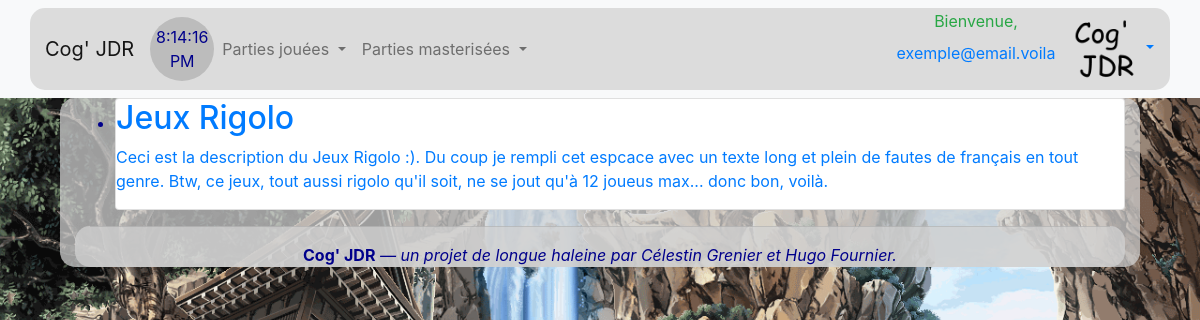
/ (signed in), run on the app's committed database.
### tables this page shows
create table JDR (
    id_jdr integer not null primary key auto_increment,
    id_modele_jdr integer,
    code_invite varchar(8),
    nb_max_joueurs integer not null,
    nb_min_joueurs integer not null,
    jours_ouvrables enum('5 jours', '6 jours', '7 jours') not null,

    foreign key (id_modele_jdr) references ModeleJDR (id_modele_jdr)
);

create table ModeleJDR (
    id_modele_jdr integer not null primary key auto_increment, 
    id_createur integer,
    titre varchar(32) not null,
    desc_jdr varchar(256) not null,
    fichier_regles varchar(32) not null,
    img_banniere varchar(32) not null,
    img_fond varchar(32) not null,
    img_logo varchar(32) not null,
    nb_equipes_max integer not null,

    foreign key (id_createur) references Utilisateur (id)
);

### inclus/connexion.php (called while the page is built, shortened)
<?php
    $conn = new PDO("mysql:host=127.0.0.1;dbname=cogjdr;charset=utf8", "root", "", array(PDO::ATTR_ERRMODE => PDO::ERRMODE_EXCEPTION));
    function sql_select($table, $value, $where=array(), $order=null, $distinct=false) {
        global $conn;
        $execute_array = array();
        $execute_index = 'a';
        $value_builder = empty($distinct) ? "SELECT " : "SELECT DISTINCT ";
        if ($value == "*" || empty($value))
            $value_builder.= "*";
        elseif (is_array($value))
            $value_builder.= join(", ", $value);
        else
            $value_builder.= $value;
        $table_builder = "FROM `".(is_array($table) ? join("` JOIN `", $table) : $table)."`";
        $where_builder = empty($where) ? "WHERE 1" : "WHERE ";
        $sep = "";
        foreach ($where as $k => $v) {
            if (is_string($k) && strpos($k, "::") !== false)
                $where_builder.= "$sep".str_replace("::", ".", $k);
            else
                $where_builder.= "$sep$k";
            if (is_array($v)) {
                $where_builder.= " IN (";
                $sep_ = "";
                foreach ($v as $v_) {
                    if (strpos($v_, "::") !== false)
                        $where_builder.= "$sep_".str_replace("::", ".", $v_);
                    else {
                        $where_builder.= "$sep_:$execute_index";
                        $execute_array[$execute_index++] = $v_;
                    }
                    $sep_ = ", ";
                }
                $where_builder.= ")";
            } else {
                if (strpos($v, "::") !== false)
                    $where_builder.= "= ".str_replace("::", ".", $v);
                else {
                    $where_builder.= "= :$execute_index";
                    $execute_array[$execute_index++] = $v;
                }
            }
            $sep = " AND ";
        }
        $order_builder = empty($order) ? "" : "ORDER BY ";
        $sep = "";
        if (is_array($order))
            foreach ($order as $k => $v) {
                $order_builder.= "$sep:$execute_index ";
                $execute_array[$execute_index++] = $k;
                $order_builder.= "$v";
                $sep = ", ";
            }
        $r = $conn->prepare("$value_builder $table_builder $where_builder $order_builder");
        $r->execute($execute_array);
        return $r;
    }
?>

### inclus/jdr/liste.php (the view, shortened to what this page needs)
<ul>
    <?php
        if (empty($id_utilisateur))
            $r = sql_select(array('JDR', 'ModeleJDR'), "*", array('JDR::id_modele_jdr' => 'ModeleJDR::id_modele_jdr'), array('id_jdr' => 'DESC'), true);
        else
            $r = sql_select(
                    array('JDR', 'ModeleJDR', 'Joueur'),
                    "*",
                    array(
                        'JDR::id_modele_jdr' => 'ModeleJDR::id_modele_jdr',
                        'Joueur::id_jdr_participe' => 'JDR::id_jdr',
                        'Joueur::id_utilisateur' =>  $id_utilisateur
                    ),
                    array('id_jdr' => 'DESC'),
                    true
                );
        while ($jdr = $r->fetch()) { ?>
            <li>
                <a href="./jdr.php?id=<?=$jdr['id_jdr']?>">
                    <div class="card">
                        <h2><?=$jdr['titre']?></h2>
                        <p class="desc_jdr"><?=$jdr['desc_jdr']?></P>
                    </div>
                </a>
            </li><?php
        }
    ?>
</ul>

### css/global.css (style rules this page uses)
body { background-image: url("../images/jdr/waterfall.gif"); background-repeat : no-repeat; background-position : center; background-size : cover; color : darkblue; }

### css/discussion.css (style rules this page uses)
body { margin-bottom: 149px; }

### data on the page
jdr: id_modele_jdr.titre "Jeux Rigolo", id_modele_jdr.desc_jdr "Ceci est la description du Jeux Rigolo :). Du coup je rempli cet espcace avec un texte long et plein de fautes de français en tout genre. Btw, ce jeux, tout aussi rigolo qu'il soit, ne se jout qu'à 12 joueus max... donc bon, voilà."

### other printed values
$_SESSION['email'] "exemple@email.voila"
